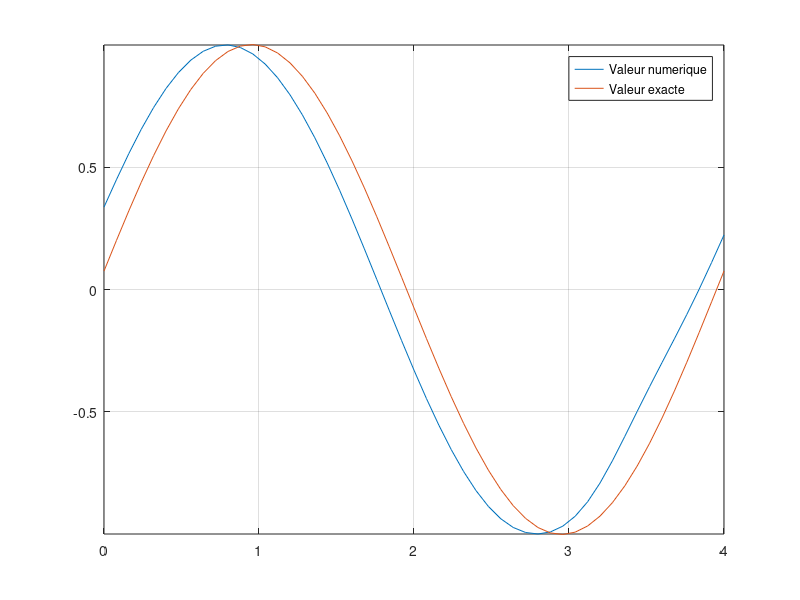

This figure's MATLAB source:
clear all
close all

x0 = 0;
xf = 4;
nx = 50;
dx = (xf-x0)/(nx);
x = [x0:dx:xf];
xtilde = [x0-(dx/2):dx:xf+(dx/2)];

alpha = 0.9;
c = 1;

T = 12;
dt = alpha*dx/c;
t = [0:dt:T];

g = @(x)sin(pi*x/2);
%g = @(x)(Heavy(x));
uex = @(x,t)g(x-c*t);

u = zeros(length(x),length(t));

for xi=2:length(x)
    %u(xi,1) = (1/dx)*integral(g,xtilde(xi-1),xtilde(xi));
    u(xi,1) = (1/dx)*quadv(g,xtilde(xi-1),xtilde(xi));
end
%u(1,1) = (1/dx)*integral(g,xtilde(length(xtilde)),xtilde(1));
%u(1,1) = (1/dx)*quadv(g,xtilde(length(xtilde)),xtilde(1));

M = zeros(length(x),length(x));
for i=2:length(x)-1
    M(i,i-1) = 0.5*alpha*(alpha+1);
    M(i,i) = 1-alpha.^2;
    M(i,i+1) = 0.5*alpha*(alpha-1);
end
M(1,length(x)) = 0.5*alpha*(alpha+1); M(1,1) = 1-alpha.^2; M(1,2) = 0.5*alpha*(alpha-1);
M(length(x),length(x)-1) = 0.5*alpha*(alpha+1); M(length(x),length(x)) = 1-alpha.^2; M(length(x),1) =0.5*alpha*(alpha-1);

for n=2:length(t)
    u(:,n) = M*u(:,n-1);
end

for i=1:length(t)
    plot(x,u(:,i),x,uex(x,t(i))); grid on; axis([x0 xf min(g(x)) max(g(x))]);
    legend({'Valeur numerique', 'Valeur exacte'})
    pause(0.001)
end